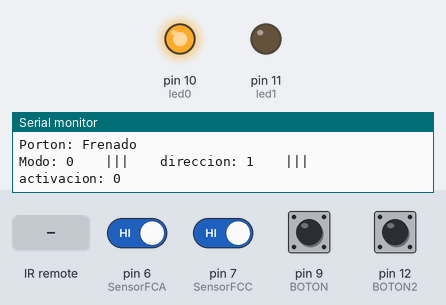
A sketch run on a simulated Arduino Uno, built with avr-gcc and run on an emulated ATmega328P. On the bench: output pins drawn as LEDs (lit = HIGH), the last lines printed to the serial monitor. Inputs (shaded band) come from the test bench; at power-on: pin 6 (SensorFCA), pin 7 (SensorFCC), pin 9 (BOTON), pin 12 (BOTON2) HIGH.

Above: at 1.2 s.
1.3 s: pin 6 (SensorFCA) driven LOW
At 2.4 s:
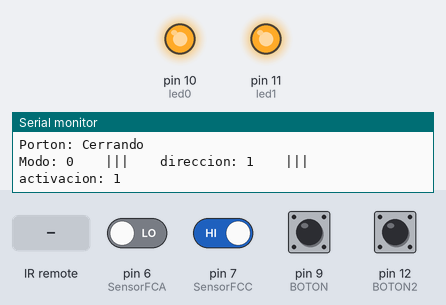
5.1 s: pin 7 (SensorFCC) driven LOW
At 6.6 s:
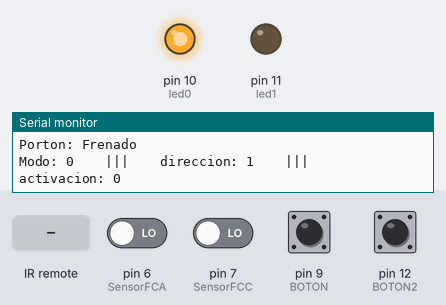
9.1 s: infrared code 0xF7D8A8 received
At 10.9 s:
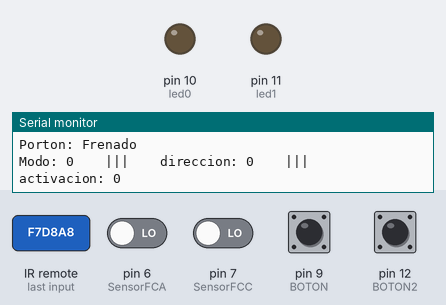
11.5 s: pin 6 (SensorFCA) driven HIGH
At 12.4 s:
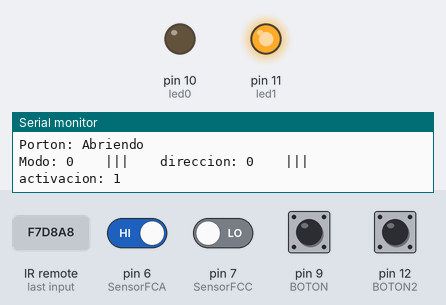
Timing chart, 0 to 14.5 s (numbered marks = the images above; inputs shaded):
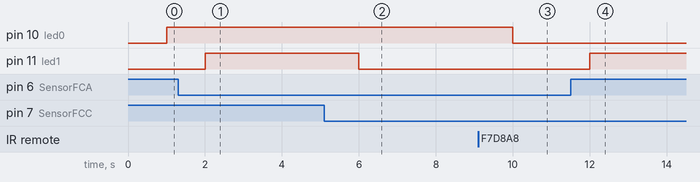

Measured:
- after the input at 1.3 s, pin 11 (led1): LOW → HIGH after 0.70 s
- after the input at 5.1 s, pin 11 (led1): HIGH → LOW after 0.90 s
- after the input at 9.1 s, pin 10 (led0): HIGH → LOW after 0.90 s
- after the input at 11.5 s, pin 11 (led1): LOW → HIGH after 0.50 s

The sketch:

portonact3.ino
```cpp
#include "var_const.h"
void setup() {
  Serial.begin(9600);
  mySwitch.enableReceive(0);  // Recepción por interrupción 0 => Eso es en el pin 2
  //pinMode(LED, OUTPUT);
  pinMode(BOTON, INPUT_PULLUP);
  pinMode(BOTON2, INPUT_PULLUP);
  pinMode(SensorFCA, INPUT_PULLUP);
  pinMode(SensorFCC, INPUT_PULLUP);
  pinMode(led0, OUTPUT);
  pinMode(led1, OUTPUT);
  Serial.begin(9600);
  estado_porton = Frenado;
}

void loop() {  // el codigo automatico corre, si se presiona el boton manual, se pausa, si se vuelve a presionar se reanuda
  if (mySwitch.available()) {
    dato = mySwitch.getReceivedValue();
    mySwitch.resetAvailable();
  }

  estado_boton = digitalRead(BOTON);
  estado_boton2 = digitalRead(BOTON2);

  if (estado_boton2 != anterior_estado_boton2) {
    delay(50);
    if (estado_boton2 == LOW) modos = !modos;
    anterior_estado_boton2 = estado_boton2;
  }

  if (estado_boton != anterior_estado_boton || dato == CODIGO) {
    delay(50);
    if (estado_boton == LOW || dato == CODIGO) {
      mySwitch.disableReceive();
      codigoValido = true;
      anterior_tiempo3 = millis();
      dato = 0;
      if (estado_porton == Apertura || estado_porton == Cerraje) {
        estado_porton = Frenado;
        Serial.println("boton_medio");
        condicion2 = LOW;
      } else {
        Serial.println("boton_Accion");
        direccion = !direccion;
        condicion2 = HIGH;
      }
    }
    anterior_estado_boton = estado_boton;
  }

  if (millis() - anterior_tiempo3 > INTERVALO && codigoValido == true) {
    codigoValido = false;
    mySwitch.enableReceive(0);
  }

  estado_FCA = digitalRead(SensorFCA);
  estado_FCC = digitalRead(SensorFCC);
  verificacion_estado_porton();

  if (millis() - anterior_tiempo >= espera) {
    anterior_tiempo = millis();
    switch (estado_porton) {
      case Apertura:  // Abre el porton
        abrir_porton();
        mensajes("Abriendo");
        break;

      case Cerraje:  // Cierra el porton
        cerrar_porton();
        mensajes("Cerrando");
        break;

      case Frenado:  // Frena el porton
        parar_porton();
        mensajes("Frenado");
        break;

      default:
        Serial.println("cosas raras");
        break;
    }
    Serial.print("Modo: ");
    Serial.print(modos);
    Serial.print("    |||    direccion: ");
    Serial.print(direccion);
    Serial.print("    |||    activacion: ");
    Serial.println(activacion);
    Serial.println("");
  }
}
```

var_const.h
```cpp
#include <RCSwitch.h>

//Control rf
const uint32_t CODIGO = 16242856;
long dato;
bool estado = false;
bool codigoValido = false;


// Constantes pines: botones, sensores y actuadores
const uint8_t BOTON = 9;      //Accion
const uint8_t BOTON2 = 12;    //Configuracion
const uint8_t SensorFCA = 6;  //Final de Carrera Abierto
const uint8_t SensorFCC = 7;  //Final de Carrera Cerrado
const uint8_t led0 = 10;      //direccion
const uint8_t led1 = 11;      //Activacion

//Variables estado: porton, botones, sensores y tiempo
uint8_t estado_porton = LOW;
bool direccion = HIGH;  //"0" = Abriendo, "1" = Cerrando
bool activacion = LOW;  //"0" = Apagado, "1" = Encendido
bool modos = LOW;

bool estado_boton = HIGH;   //Manual
bool estado_boton2 = HIGH;  //Tempo
bool estado_boton3 = HIGH;  //MOD
bool anterior_estado_boton = HIGH;
bool anterior_estado_boton2 = HIGH;
bool anterior_estado_boton3 = HIGH;

bool estado_FCA = HIGH;
bool estado_FCC = HIGH;

bool condicion = HIGH;
bool condicion2 = LOW;

unsigned long anterior_tiempo = 0;
unsigned long anterior_tiempo2 = 0;
unsigned long anterior_tiempo3 = 0;
const uint16_t espera = 1000;
const uint16_t espera_temporizada = 10000;
const uint16_t INTERVALO = 1000;

//Creacion objetos
RCSwitch mySwitch = RCSwitch();

enum {  // Constantes para los estados del porton
  Frenado = 0,
  Apertura,
  Cerraje,
};

void abrir_porton() {  // Funcion para abrir el porton
  activacion = HIGH;
}
void cerrar_porton() {  // Funcion para cerrar el porton
  activacion = HIGH;
}
void parar_porton() {  // Funcion para parar el porton
  activacion = LOW;
}
void mensajes(String mensaje) {  //Prender leds, luego será reemplazada por en las funciones de arriba como las salidas
  digitalWrite(led0, direccion);
  digitalWrite(led1, activacion);
  Serial.print("Porton: ");
  Serial.println(mensaje);
}
// Funcion verificacion estados
void verificacion_estado_porton() {

  if (modos) {
    if (estado_porton == Frenado && !estado_FCA && condicion) {
      anterior_tiempo2 = millis();
      condicion = LOW;
      Serial.println("321");
    }
    if (estado_porton == Frenado && !estado_FCA && estado_FCC) {
      if (millis() - anterior_tiempo2 >= espera_temporizada) {
        anterior_tiempo2 = millis();
        estado_porton = Cerraje;
        direccion = HIGH;
        condicion = HIGH;
        Serial.println("123");
      }
    }
  }

  switch (estado_porton) {
    case Apertura:
      if (!estado_FCA) estado_porton = Frenado;  //Si el porton se esta ABRIENDO y llego al FCA FRENAR el porton
      else estado_porton = Apertura;             //Abrir el porton hasta nuevo aviso
      break;

    case Cerraje:
      if (!estado_FCC) estado_porton = Frenado;  //Si el porton se esta CERRANDO y llego al FCC FRENAR el porton
      else estado_porton = Cerraje;              //Cerrar el porton hasta nuevo aviso
      break;

    case Frenado:
      if (!estado_FCC && estado_FCA && direccion == LOW) estado_porton = Apertura;       //Si el porton esta QUIETO y llego al FCC y se presiono el boton ABRIR el porton
      else if (estado_FCC && !estado_FCA && direccion == HIGH) estado_porton = Cerraje;  //Si el porton esta QUIETO y llego al FCA y se presiono el boton CERRAR el porton
      else if (estado_FCA && estado_FCC && direccion == LOW && condicion2) estado_porton = Apertura;
      else if (estado_FCA && estado_FCC && direccion == HIGH && condicion2) estado_porton = Cerraje;
      else estado_porton = Frenado;  //Frenar Porton hasta nuevo aviso
      break;

    default:
      parar_porton();
      break;
  }
}
```
